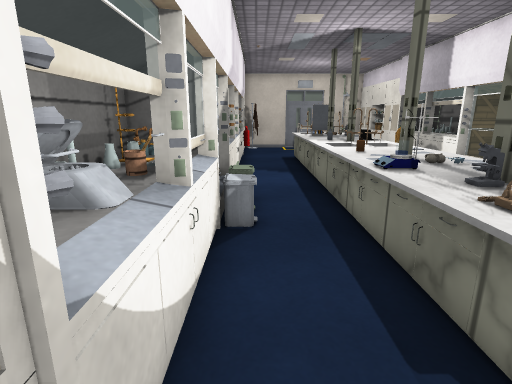
[1] (above)

18 first-person views from a walk through a Unity game level. The camera is 1.3 m above the floor, tilts 14° down and sees 80° across. The floor is counted in squares, 0.5 m on a side. Each view is taken from the middle of a square. On the plan, view 1 faces up. The plan holds only what a view shows up to about 20 squares ahead; the rest is blank. The player character is not drawn. Some surface patterns are stand-ins.

[2]
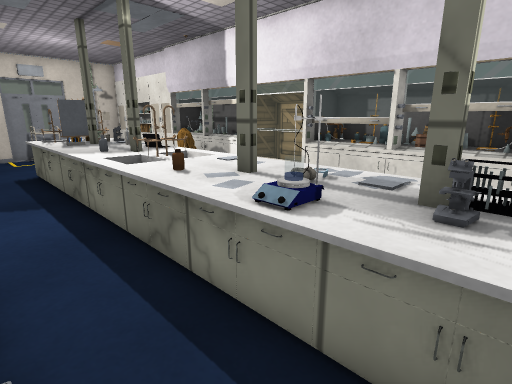

[3]
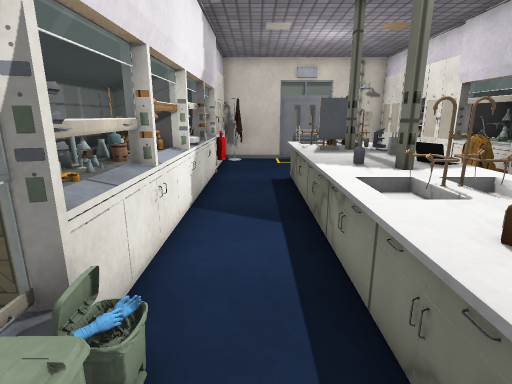

[4]
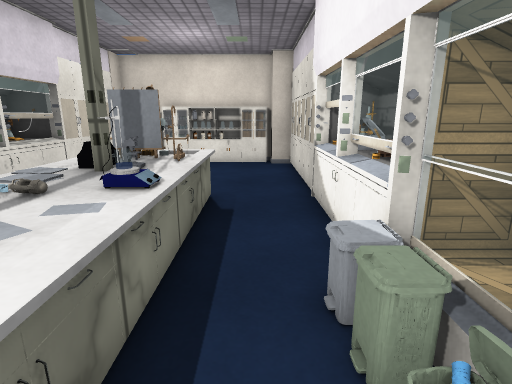

[5]
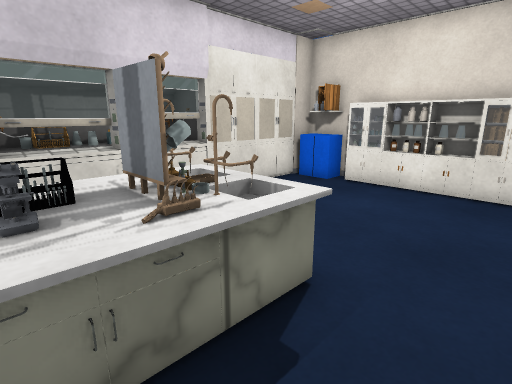

[6]
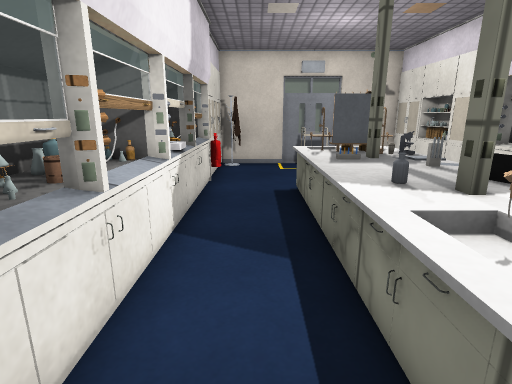

[7]
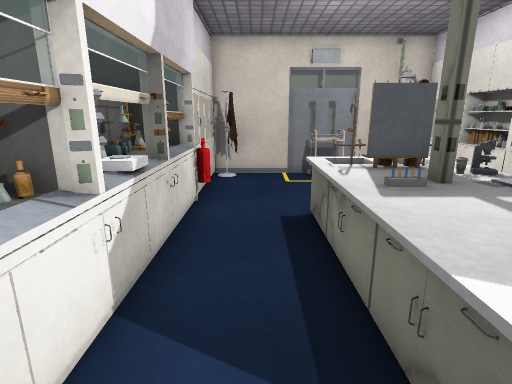

[8]
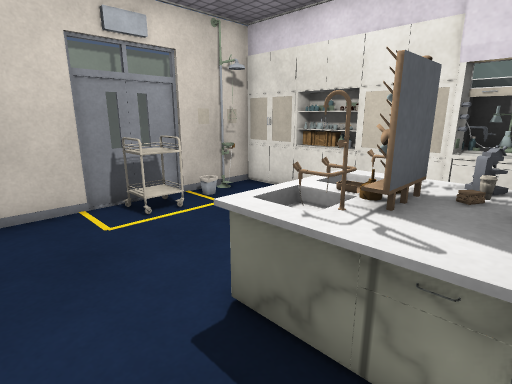

[9]
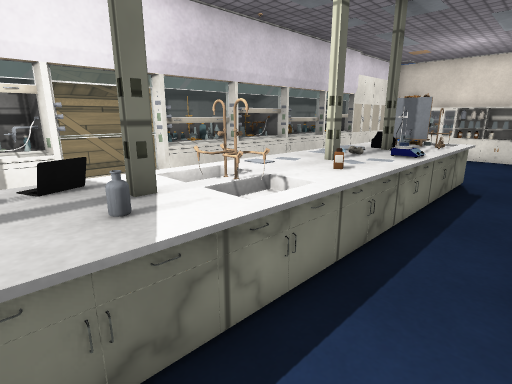

[10]
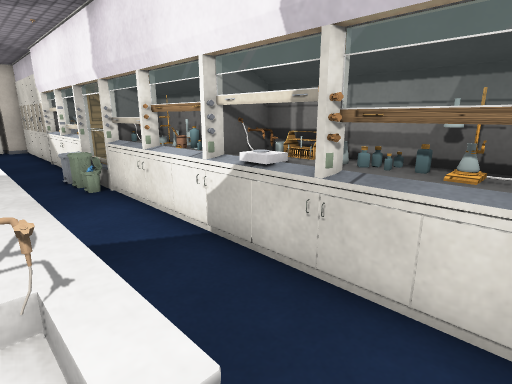

[11]
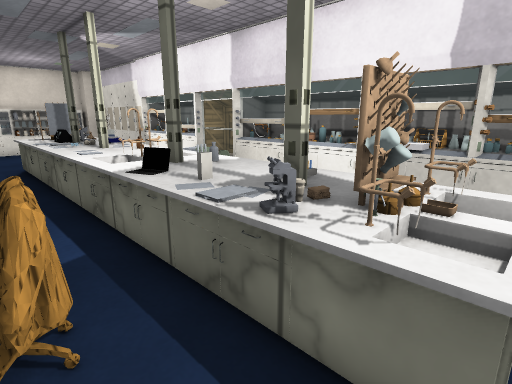

[12]
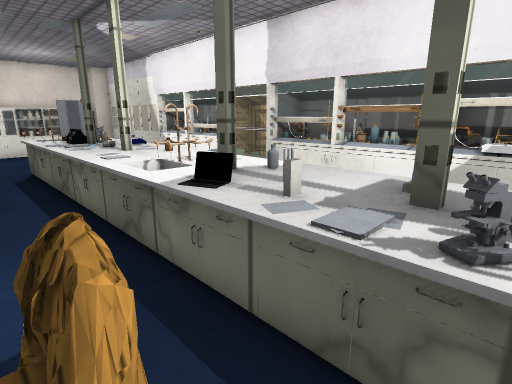

[13]
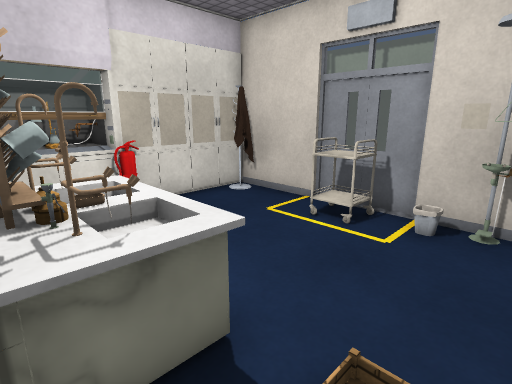

[14]
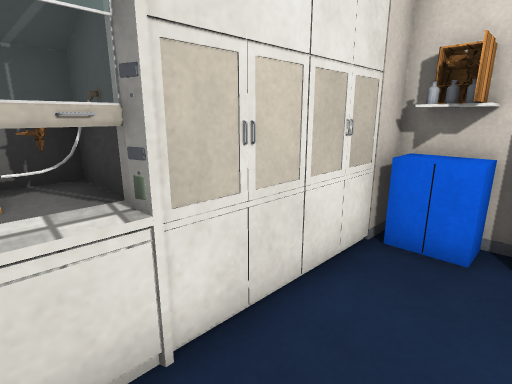

[15]
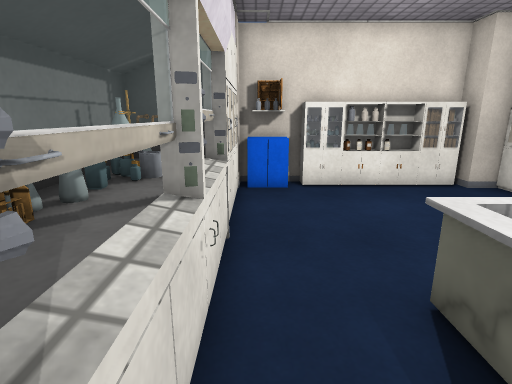

[16]
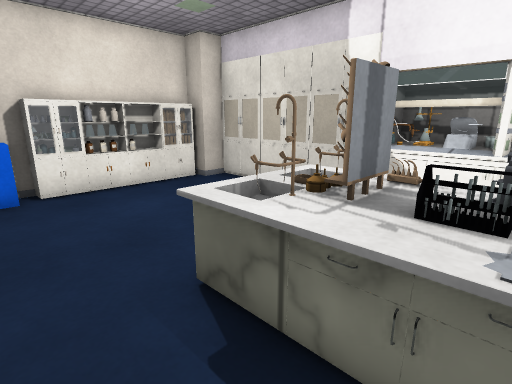

[17]
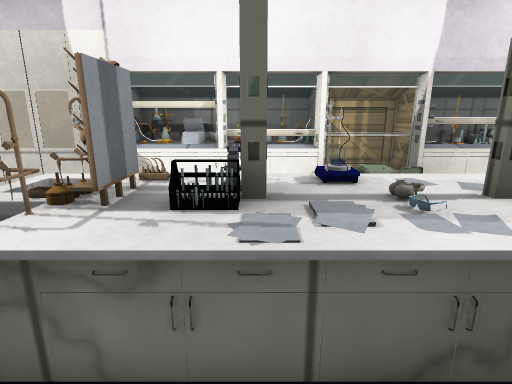

[18]
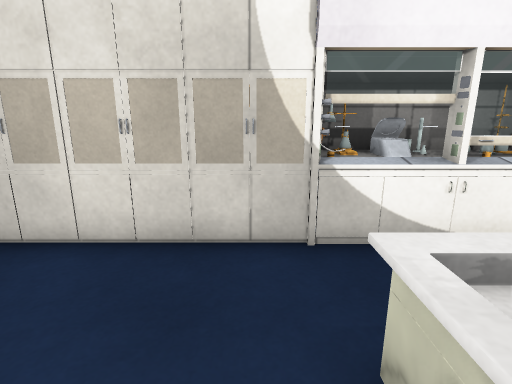

### Floor plan
Key: @ floor where view 1 was taken; # wall or solid block; . floor; = window, fence, low wall or low ledge; ^ raised ledge; O other object.
Columns run from 3 left of view 1 to 11 right of it. Each row starts with its distance up from view 1.
 27       ###
 26   #####O#####
 25    O..OOO...
 24    ......... #
 23    .........##
 22   O.........##
 21 OO#.........
 20 OO#..^^^^^..#
 19 OO#..^^O^^  ###
 18 OO#..^^^O^..#OO
 17 OO#..^O^^^.O#OO
 16 OO#..^^^^^OO#OO
 15 OO#..^^^^^..#O
 14 OO#..^^^O=..#OO
 13 OOO..^^^^^..#OO
 12 OO=..^^^^^..= O
 11 OO=..^^^^^..= O
 10 OO#..^^^^^..= O
  9 O #=.^^^^^. =OO
  8 O #=.^^^^^. =OO
  7 OO#=.^^^^^.=#OO
  6 OO=..^O^^^. #OO
  5 OO=..^^^^^..#OO
  4 OO#..^^^^^.=#OO
  3 OO#..^^O^^..=OO
  2 OO#..^^^^^..=OO
  1 OO#...^^^..=#OO
  0   #@........#OO
 -1    .........#OO
 -2   #.........
 -3   #.........
 -4    .........
 -5    .........#
 -6   ## OOO  OO#
 -7    ###OO##OO#

Where each view was taken, in squares from view 1:
view 1: 0 up, 0 right, facing up
view 2: 4 up, 0 right, facing up-right
view 3: 7 up, 1 right, facing up
view 4: 11 up, 1 right, facing down
view 5: 5 up, 0 right, facing down-right
view 6: 9 up, 1 right, facing up
view 7: 12 up, 1 right, facing up
view 8: 17 up, 0 right, facing up-right
view 9: 15 up, 0 right, facing down-right
view 10: 21 up, 3 right, facing down-left
view 11: 20 up, 8 right, facing down-left
view 12: 18 up, 8 right, facing down-left
view 13: 18 up, 8 right, facing up-left
view 14: 0 up, 6 right, facing down-right
view 15: 5 up, 8 right, facing down
view 16: 5 up, 8 right, facing down-left
view 17: 5 up, 8 right, facing left
view 18: 0 up, 5 right, facing left
